Frame 1 (no input): blank canvas, image omitted
Frame 60 (no input): blank canvas, image omitted
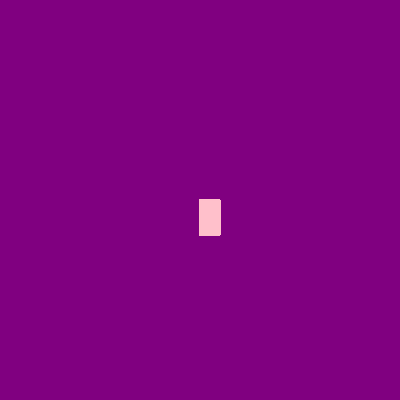
Frame 120 (the mouse pressed at the canvas centre since frame 60)

The p5.js sketch whose frames 1 and 60 were blank and that drew this single picture after the mouse press (run headless with seeded random() and noise() and a simulated clock; from frame 60 on, the mouse is pressed at the canvas centre):

// p5.js sketch
// ── sketch.js
function setup() {
    createCanvas(400,400);
    background ("purple")
  }
  
  function draw(){
    stroke("pink");
    fill("pink");
    
    
    if (mouseIsPressed){
  rect(mouseX, mouseY, 20, 35);
    }
  }
